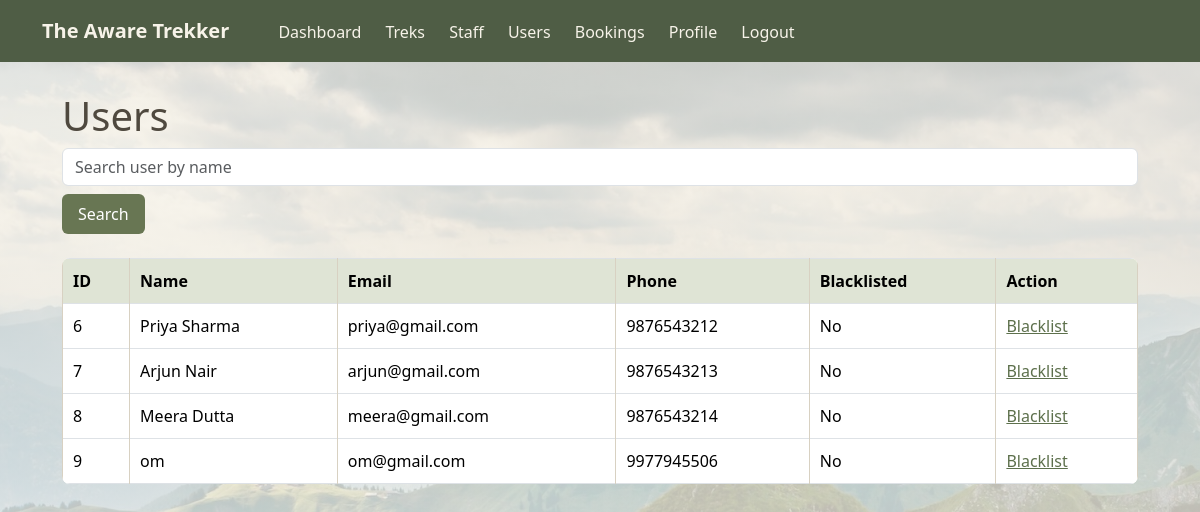
The app's page /admin/users (signed in) with its own data.
### models.py (models this page shows)
class User(UserMixin, db.Model):
    id = db.Column(db.Integer, primary_key=True)
    name = db.Column(db.String(100), nullable=False)
    email = db.Column(db.String(120), unique=True, nullable=False)
    password = db.Column(db.String(100), nullable=False)
    phone = db.Column(db.String(20))
    role = db.Column(db.Enum(UserRole), nullable=False)
    approved = db.Column(db.Boolean, default=False)
    blacklisted = db.Column(db.Boolean, default=False)
    bookings = db.relationship(
        "Booking",
        backref="user",
        cascade="all, delete-orphan"
    )
    assigned_treks = db.relationship(
        "Trek",
        backref="staff"
    )

### app.py (the view)
@app.route("/admin/users")
@login_required
def manage_users():
    if not admin_only():
        return redirect(url_for("home"))
    search = request.args.get("search", "")
    query = User.query.filter_by(
        role=UserRole.USER
    )
    if search:
        query = query.filter(
            User.name.contains(search)
        )
    users = query.all()
    return render_template(
        "admin/users.html",
        users=users,
        search=search
    )

### app.py (called while the page is built)
@login_manager.user_loader
def load_user(user_id):
    return User.query.get(int(user_id))

def admin_only():
    if current_user.role != UserRole.ADMIN:
        flash("Access denied.")
        return False
    return True

### templates/admin/users.html (shortened to what this page needs)
{% extends "base.html" %}
{% block content %}
<h1>Users</h1>
<form method="GET">
    <input
        class="form-control mb-2"
        name="search"
        placeholder="Search user by name"
        value="{{ search }}"
    >
    <button class="btn btn-main">
        Search
    </button>
</form>
<br>
<table class="table table-bordered">
<tr>
    <th>ID</th>
    <th>Name</th>
    <th>Email</th>
    <th>Phone</th>
    <th>Blacklisted</th>
    <th>Action</th>
</tr>
{% for user in users %}
<tr>
    <td>{{ user.id }}</td>
    <td>{{ user.name }}</td>
    <td>{{ user.email }}</td>
    <td>{{ user.phone }}</td>
    <td>
        {% if user.blacklisted %}
            Yes
        {% else %}
            No
        {% endif %}
    </td>
    <td>
        <a href="{{ url_for('blacklist_user', user_id=user.id) }}">
            {% if user.blacklisted %}
                Remove Blacklist
            {% else %}
                Blacklist
            {% endif %}
        </a>
    </td>
</tr>
{% else %}
<tr>
    <td colspan="6">No users found.</td>
</tr>
{% endfor %}
</table>
{% endblock %}

### records on screen
User: id "6", name "Priya Sharma", email "priya@gmail.com", phone "9876543212", blacklisted "No"
User: id "7", name "Arjun Nair", email "arjun@gmail.com", phone "9876543213", blacklisted "No"
User: id "8", name "Meera Dutta", email "meera@gmail.com", phone "9876543214", blacklisted "No"
User: id "9", name "om", email "om@gmail.com", phone "9977945506", blacklisted "No"
